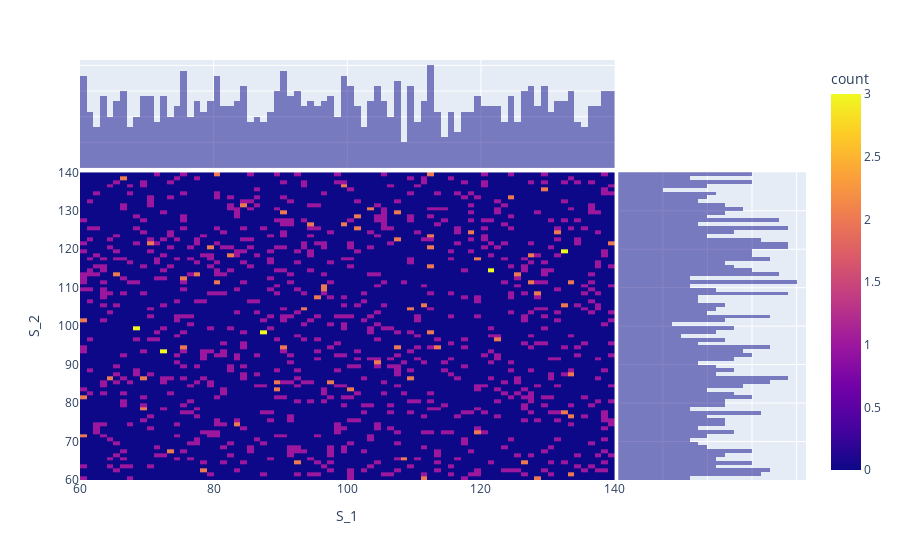

Notebook cell for this chart:
### Code cell
hist_2d(data, 0, 1)

### Figure 1 — Plotly figure (JSON) as saved in the notebook; plotly's stock layout.template omitted (floating-point values rounded to 4 significant figures; data arrays with more than 128 entries replaced by an {"elided": "..."} marker saying what was removed)
{"data": [{"coloraxis": "coloraxis", "hovertemplate": "S_1=%{x}<br>S_2=%{y}<br>count=%{z}<extra></extra>", "name": "", "nbinsx": 80, "nbinsy": 80, "type": "histogram2d", "x": {"elided": "1000 float values"}, "xaxis": "x", "xbingroup": "x", "y": {"elided": "1000 float values"}, "yaxis": "y", "ybingroup": "y"}, {"alignmentgroup": "True", "bingroup": "x", "hovertemplate": "S_1=%{x}<br>count=%{y}<extra></extra>", "legendgroup": "", "marker": {"color": "#0d0887"}, "name": "", "offsetgroup": "", "opacity": 0.5, "showlegend": false, "type": "histogram", "x": {"elided": "1000 float values"}, "xaxis": "x3", "yaxis": "y3"}, {"alignmentgroup": "True", "bingroup": "y", "hovertemplate": "S_2=%{y}<br>count=%{x}<extra></extra>", "legendgroup": "", "marker": {"color": "#0d0887"}, "name": "", "offsetgroup": "", "opacity": 0.5, "showlegend": false, "type": "histogram", "xaxis": "x2", "y": {"elided": "1000 float values"}, "yaxis": "y2"}], "layout": {"barmode": "overlay", "coloraxis": {"colorbar": {"title": {"text": "count"}}, "colorscale": [[0, "#0d0887"], [0.1111, "#46039f"], [0.2222, "#7201a8"], [0.3333, "#9c179e"], [0.4444, "#bd3786"], [0.5556, "#d8576b"], [0.6667, "#ed7953"], [0.7778, "#fb9f3a"], [0.8889, "#fdca26"], [1, "#f0f921"]]}, "legend": {"tracegroupgap": 0}, "margin": {"t": 60}, "xaxis": {"anchor": "y", "domain": [0, 0.7363], "title": {"text": "S_1"}}, "xaxis2": {"anchor": "y2", "domain": [0.7413, 1], "matches": "x2", "showgrid": true, "showline": false, "showticklabels": false, "ticks": ""}, "xaxis3": {"anchor": "y3", "domain": [0, 0.7363], "matches": "x", "showgrid": true, "showticklabels": false}, "xaxis4": {"anchor": "y4", "domain": [0.7413, 1], "matches": "x2", "showgrid": true, "showline": false, "showticklabels": false, "ticks": ""}, "yaxis": {"anchor": "x", "domain": [0, 0.7326], "title": {"text": "S_2"}}, "yaxis2": {"anchor": "x2", "domain": [0, 0.7326], "matches": "y", "showgrid": true, "showticklabels": false}, "yaxis3": {"anchor": "x3", "domain": [0.7426, 1], "matches": "y3", "showgrid": true, "showline": false, "showticklabels": false, "ticks": ""}, "yaxis4": {"anchor": "x4", "domain": [0.7426, 1], "matches": "y3", "showgrid": true, "showline": false, "showticklabels": false, "ticks": ""}}}
